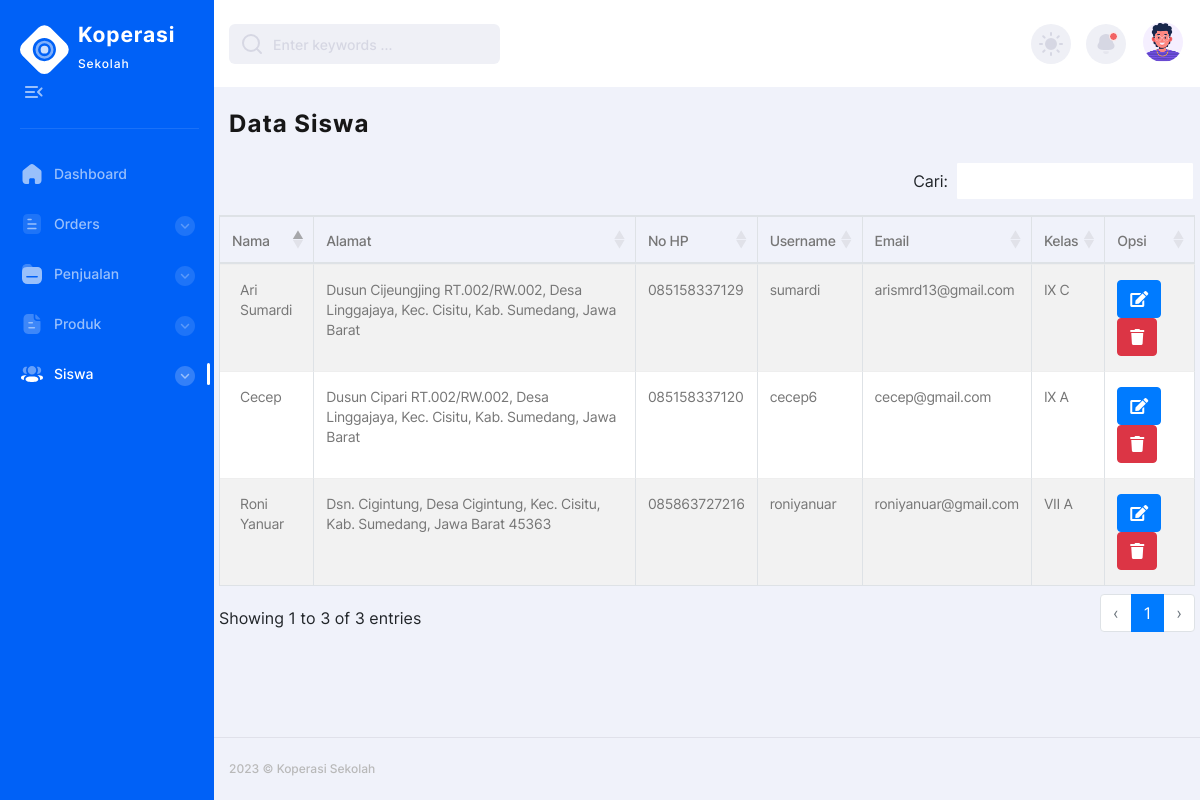
The app's page /admin/siswa.php with its own data.
### tables this page shows
CREATE TABLE `users` (
  `id` int(10) NOT NULL,
  `nama` char(50) NOT NULL,
  `alamat` text NOT NULL,
  `no_hp` char(13) NOT NULL,
  `username` char(25) NOT NULL,
  `password` varchar(150) NOT NULL,
  `email` char(50) NOT NULL,
  `kelas` char(10) NOT NULL,
  `role_id` int(11) NOT NULL
);

### functions.php (called while the page is built, shortened)
<?php
function getUsers() {
    global $conn;
    $query = "SELECT * FROM users WHERE role_id='2'";
    $result = $conn->query($query);
    $users = array();
    if ($result->num_rows > 0) {
        while ($row = $result->fetch_assoc()) {
            $users[] = $row;
        }
    }
    return $users;
}
?>

### admin/siswa.php (the view, shortened to what this page needs)
<?php
require_once './../config.php';
require_once './../functions.php';
?>
<!DOCTYPE html>
<html lang="en">
<head>
  <link rel="stylesheet" type="text/css" href="https://stackpath.bootstrapcdn.com/bootstrap/4.5.2/css/bootstrap.min.css">
  <link rel="stylesheet" href="https://cdnjs.cloudflare.com/ajax/libs/font-awesome/5.15.3/css/all.min.css">
  <link rel="stylesheet" href="../assets/css/style.min.css">
  <link rel="stylesheet" type="text/css" href="https://cdn.datatables.net/1.10.25/css/dataTables.bootstrap4.min.css">
</head>
<body>
  <div class="page-flex">
    <?php require_once "menu-main.php"; ?>
    <div class="main-wrapper">
      <?php require_once "menu-navbar.php"; ?>
      <main class="main users chart-page" id="skip-target">
        <div class="container">
          <h2 class="main-title">Data Siswa</h2>
          <div class="row">
            <div class="col-lg-12">
              <div class="users-table">
                <table id="usersTable" class="table table-striped table-bordered">
                  <thead>
                    <tr class="users-table-info">
                      <th>Nama</th>
                      <th>Alamat</th>
                      <th>No HP</th>
                      <th>Username</th>
                      <th>Email</th>
                      <th>Kelas</th>
                      <th>Opsi</th>
                    </tr>
                  </thead>
                  <tbody>
                    <?php
                    $users = getUsers();
                    foreach ($users as $user) {
                      echo '<tr>';
                      echo '<td>' . $user['nama'] . '</td>';
                      echo '<td>' . $user['alamat'] . '</td>';
                      echo '<td>' . $user['no_hp'] . '</td>';
                      echo '<td>' . $user['username'] . '</td>';
                      echo '<td>' . $user['email'] . '</td>';
                      echo '<td>' . $user['kelas'] . '</td>';
                      echo '<td>';
                      echo '<a class="btn btn-primary" style="margin-right:5px" href="siswa-edit.php?id=' . $user['id'] . '"><i class="fas fa-edit"></i></a>';
                      echo '<a class="btn btn-danger" href="delete_user.php?id=' . $user['id'] . '"><i class="fas fa-trash"></i></a>';
                      echo '</td>';
                      echo '</tr>';
                    }
                    ?>
                  </tbody>
                </table>
              </div>
            </div>
          </div>
        </div>
      </main>
      <footer class="footer">
        <div class="container footer--flex">
          <div class="footer-start">
            <p>2023 © Koperasi Sekolah</p>
          </div>
        </div>
      </footer>
    </div>
  </div>
</body>
</html>

### records on screen
users: nama "Roni Yanuar", alamat "Dsn. Cigintung, Desa Cigintung, Kec. Cisitu, Kab. Sumedang, Jawa Barat 45363", no_hp "085863727216", username "roniyanuar", email "roniyanuar@gmail.com", kelas "VII A"
users: nama "Ari Sumardi", alamat "Dusun Cijeungjing RT.002/RW.002, Desa Linggajaya, Kec. Cisitu, Kab. Sumedang, Jawa Barat", no_hp "085158337129", username "sumardi", email "arismrd13@gmail.com", kelas "IX C"
users: nama "Cecep", alamat "Dusun Cipari RT.002/RW.002, Desa Linggajaya, Kec. Cisitu, Kab. Sumedang, Jawa Barat", no_hp "085158337120", username "cecep6", email "cecep@gmail.com", kelas "IX A"
